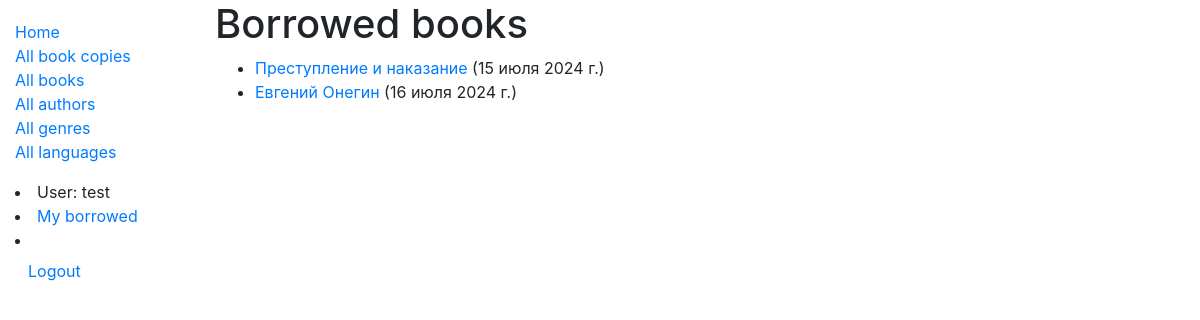
/catalog/mybooks/ (signed in), run on the app's committed database.
### catalog/models.py (models this page shows, shortened)
class BookInstance(models.Model):
    id = models.UUIDField(primary_key=True, default=uuid.uuid4, help_text='Уникальный идентификатор этого экземпляра книги в библиотеке.')
    book = models.ForeignKey('Book', verbose_name='Книга', on_delete=models.RESTRICT, null=True)
    imprint = models.CharField('Штамп', max_length=200, help_text='Информация об экземпляре. Например, издательство, переводчик, год, номер экземпляра в библиотеке')
    due_back = models.DateField(verbose_name='Дата возврата', null=True, blank=True, help_text='Дата ожидаемого возврата книги.')
    borrower = models.ForeignKey(User, verbose_name='Читатель', on_delete=models.SET_NULL, null=True, blank=True, help_text='Читатель, арендующий книгу.')
    @property
    def is_overdue(self):
        return bool(self.due_back and date.today() > self.due_back)
    LOAN_STATUS = (
        ('m', 'На оформлении'),
        ('o', 'Выдана'),
        ('a', 'Доступна'),
        ('r', 'В резерве'),
    )
    status = models.CharField('Доступность', max_length=1, choices=LOAN_STATUS, blank=True, default='d', help_text='Статус доступности книги')
    class Meta:
        ordering = ['due_back']
        permissions = (("can_mark_returned", "Set book as returned"),)

class Book(models.Model):
    title = models.CharField('Наименование', max_length=200, help_text='')
    author = models.ForeignKey('Author', verbose_name='Автор', on_delete=models.RESTRICT, null=True, help_text='')
    summary = models.TextField('О книге', max_length=1000, help_text='')
    isbn = models.CharField('ISBN', max_length=13, unique=True, help_text='')
    genre = models.ManyToManyField('Genre', verbose_name='Жанр', help_text='')
    language = models.ForeignKey('Language', verbose_name='Язык', on_delete=models.SET_NULL, null=True, help_text='')
    class Meta:
        ordering = ['title', 'author']
        permissions = (("can_change_books_data", "Add, edit, delete books"),)
    def display_genre(self):
        return ', '.join([genre.name for genre in self.genre.all()[:3]])
    display_genre.short_description = 'Жанр произведения'

### catalog/views.py (the view)
# urls.py: path('mybooks/', views.LoanedBooksByUserListView.as_view(), name='my-borrowed'),
class LoanedBooksByUserListView(LoginRequiredMixin, generic.ListView):
    model = BookInstance
    template_name = 'catalog/bookinstance_list_borrowed_user.html'
    paginate_by = 10
    def get_queryset(self):
        return (
            BookInstance.objects.filter(borrower=self.request.user)
            .filter(status__exact='o')
            .order_by('due_back')
        )

### catalog/templates/catalog/bookinstance_list_borrowed_user.html
{% extends "base_generic.html" %}
{% block content %}
    <h1>Borrowed books</h1>
    {% if bookinstance_list %}
    <ul>
      {% for bookinst in bookinstance_list %}
      <li class="{% if bookinst.is_overdue %}text-danger{% endif %}">
        <a href="{% url 'book-detail' bookinst.book.pk %}">{{bookinst.book.title}}</a> ({{ bookinst.due_back }})
      </li>
      {% endfor %}
    </ul>
    {% else %}
      <p>There are no books borrowed.</p>
    {% endif %}
{% endblock %}

### catalog/templates/base_generic.html (shortened to what this page needs)
<!DOCTYPE html>
<html lang="ru">
<head>
  <link rel="stylesheet" href="https://stackpath.bootstrapcdn.com/bootstrap/4.1.3/css/bootstrap.min.css">
  {% load static %}
  <link rel="stylesheet" href="{% static 'css/styles.css' %}">
</head>
<body>
<div class="container-fluid">
<div class="row">
  <div class="col-sm-2">
  {% block sidebar %}
  <ul class="sidebar-nav">
   <li><a href="{% url 'index' %}">Home</a></li>
    <li><a href="{% url 'bookinstances' %}">All book copies</a></li>
    <li><a href="{% url 'books' %}">All books</a></li>
    <li><a href="{% url 'authors' %}">All authors</a></li>
    <li><a href="{% url 'genres' %}">All genres</a></li>
    <li><a href="{% url 'languages' %}">All languages</a></li>
  </ul
  <ul class="sidebar-nav">
   {% if user.is_authenticated %}
     <li>User: {{ user.get_username }}</li>
     <li><a href="{% url 'my-borrowed' %}">My borrowed</a></li>
     <li>
       <form id="logout-form" method="post" action="{% url 'logout' %}">
         <button type="submit" class="btn btn-link">Logout</button>
       </form>
    </li>
   {% else %}
     <li><a href="{% url 'login'%}?next={{request.path}}">Login</a></li>
   {% endif %}
{% endblock %}
  </div>
  <div class="col-sm-10 ">
  {% block content %}{% endblock %}
  </div>
</div>
</div>
</body>
</html>

### catalog/static/css/styles.css (style rules this page uses)
.sidebar-nav { margin-top: 20px; padding: 0; list-style: none; }

### data on the page
BookInstance: book "Преступление и наказание", due_back "15 июля 2024 г."
BookInstance: book "Евгений Онегин", due_back "16 июля 2024 г."

### other printed values
{{ user.get_username }} "test"
